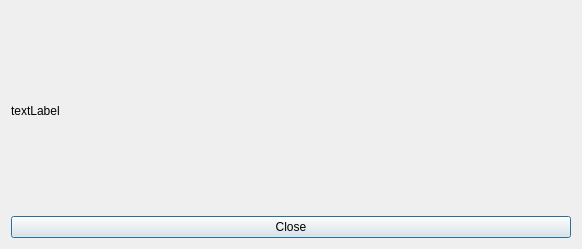
<?xml version="1.0" encoding="UTF-8"?>
<ui version="4.0">
 <class>shortMessageBox</class>
 <widget class="QDialog" name="shortMessageBox">
  <property name="geometry">
   <rect>
    <x>0</x>
    <y>0</y>
    <width>582</width>
    <height>249</height>
   </rect>
  </property>
  <property name="sizePolicy">
   <sizepolicy hsizetype="Expanding" vsizetype="Expanding">
    <horstretch>1</horstretch>
    <verstretch>1</verstretch>
   </sizepolicy>
  </property>
  <property name="windowTitle">
   <string>Error</string>
  </property>
  <layout class="QGridLayout" name="gridLayout">
   <property name="sizeConstraint">
    <enum>QLayout::SetDefaultConstraint</enum>
   </property>
   <item row="2" column="0">
    <widget class="QLabel" name="labelMessage">
     <property name="sizePolicy">
      <sizepolicy hsizetype="Expanding" vsizetype="Expanding">
       <horstretch>0</horstretch>
       <verstretch>0</verstretch>
      </sizepolicy>
     </property>
     <property name="text">
      <string>textLabel</string>
     </property>
     <property name="alignment">
      <set>Qt::AlignLeading|Qt::AlignLeft|Qt::AlignVCenter</set>
     </property>
     <property name="wordWrap">
      <bool>true</bool>
     </property>
    </widget>
   </item>
   <item row="3" column="0">
    <widget class="QPushButton" name="pushButtonClose">
     <property name="sizePolicy">
      <sizepolicy hsizetype="Expanding" vsizetype="Fixed">
       <horstretch>0</horstretch>
       <verstretch>0</verstretch>
      </sizepolicy>
     </property>
     <property name="text">
      <string>Close</string>
     </property>
    </widget>
   </item>
  </layout>
 </widget>
 <resources/>
 <connections>
  <connection>
   <sender>pushButtonClose</sender>
   <signal>clicked()</signal>
   <receiver>shortMessageBox</receiver>
   <slot>close()</slot>
   <hints>
    <hint type="sourcelabel">
     <x>208</x>
     <y>272</y>
    </hint>
    <hint type="destinationlabel">
     <x>243</x>
     <y>352</y>
    </hint>
   </hints>
  </connection>
 </connections>
</ui>
